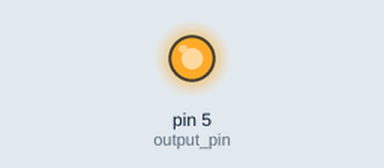
Simulated run of this sketch. Board: Arduino Uno, built with avr-gcc and run on an emulated ATmega328P. Shown: output pins drawn as LEDs (lit = HIGH).

Above: at 0.05 s.
Timing chart, 0 to 3.0 s (numbered marks = the images above):
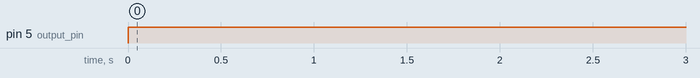

The sketch:

function_generator.ino
```cpp
#define output_pin  5
void setup() {
  // put your setup code here, to run once:
  pinMode(output_pin,OUTPUT);

}

void squareWave(int pin, float dutyCycle ,int timePeriod,int pulse_mode){
    int on_time = (dutyCycle/100)*timePeriod;
    int off_time = timePeriod-on_time;
    digitalWrite(pin,HIGH);
    delay(on_time);
    digitalWrite(pin,LOW);
    delay(off_time);
    if (pulse_mode == 1){
      while(1){

      }
    }
    else{

    }
}


void loop() {
  // put your main code here, to run repeatedly:
squareWave(output_pin,100,100,0);
}
```

Measured:
- by itself, pin 5 (output_pin): LOW → HIGH at 0.00 s
